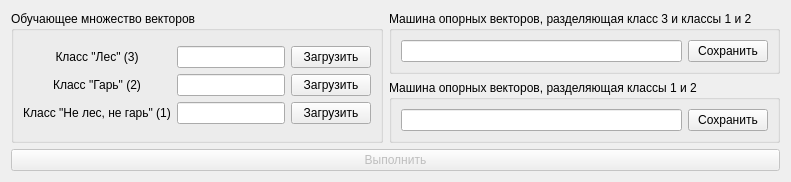
       <widget class="QWidget" name="tab_3">
        <attribute name="title">
         <string>Обучение классификатора</string>
        </attribute>
        <layout class="QGridLayout" name="gridLayout_17">
         <item row="0" column="0">
          <layout class="QVBoxLayout" name="verticalLayout_30">
           <item>
            <layout class="QHBoxLayout" name="horizontalLayout_25">
             <item>
              <layout class="QVBoxLayout" name="verticalLayout_29">
               <item>
                <widget class="QGroupBox" name="groupBox_5">
                 <property name="title">
                  <string>Обучающее множество векторов</string>
                 </property>
                 <layout class="QGridLayout" name="gridLayout_7">
                  <item row="0" column="0">
                   <layout class="QHBoxLayout" name="horizontalLayout_12">
                    <item>
                     <layout class="QVBoxLayout" name="verticalLayout_11">
                      <item>
                       <widget class="QLabel" name="label_8">
                        <property name="text">
                         <string>Класс &quot;Лес&quot; (3)</string>
                        </property>
                        <property name="alignment">
                         <set>Qt::AlignCenter</set>
                        </property>
                       </widget>
                      </item>
                      <item>
                       <widget class="QLabel" name="label_9">
                        <property name="text">
                         <string>Класс &quot;Гарь&quot; (2)</string>
                        </property>
                        <property name="alignment">
                         <set>Qt::AlignCenter</set>
                        </property>
                       </widget>
                      </item>
                      <item>
                       <widget class="QLabel" name="label_10">
                        <property name="text">
                         <string>Класс &quot;Не лес, не гарь&quot; (1)</string>
                        </property>
                        <property name="alignment">
                         <set>Qt::AlignCenter</set>
                        </property>
                       </widget>
                      </item>
                     </layout>
                    </item>
                    <item>
                     <layout class="QVBoxLayout" name="verticalLayout_12">
                      <item>
                       <layout class="QHBoxLayout" name="horizontalLayout_13">
                        <item>
                         <widget class="QLineEdit" name="c3_2">
                          <property name="focusPolicy">
                           <enum>Qt::NoFocus</enum>
                          </property>
                          <property name="readOnly">
                           <bool>true</bool>
                          </property>
                         </widget>
                        </item>
                        <item>
                         <widget class="QPushButton" name="c3_2_load">
                          <property name="text">
                           <string>Загрузить</string>
                          </property>
                         </widget>
                        </item>
                       </layout>
                      </item>
                      <item>
                       <layout class="QHBoxLayout" name="horizontalLayout_14">
                        <item>
                         <widget class="QLineEdit" name="c2_2">
                          <property name="focusPolicy">
                           <enum>Qt::NoFocus</enum>
                          </property>
                          <property name="readOnly">
                           <bool>true</bool>
                          </property>
                         </widget>
                        </item>
                        <item>
                         <widget class="QPushButton" name="c2_2_load">
                          <property name="text">
                           <string>Загрузить</string>
                          </property>
                         </widget>
                        </item>
                       </layout>
                      </item>
                      <item>
                       <layout class="QHBoxLayout" name="horizontalLayout_15">
                        <item>
                         <widget class="QLineEdit" name="c1_2">
                          <property name="focusPolicy">
                           <enum>Qt::NoFocus</enum>
                          </property>
                          <property name="readOnly">
                           <bool>true</bool>
                          </property>
                         </widget>
                        </item>
                        <item>
                         <widget class="QPushButton" name="c1_2_load">
                          <property name="text">
                           <string>Загрузить</string>
                          </property>
                         </widget>
                        </item>
                       </layout>
                      </item>
                     </layout>
                    </item>
                   </layout>
                  </item>
                 </layout>
                </widget>
               </item>
              </layout>
             </item>
             <item>
              <layout class="QVBoxLayout" name="verticalLayout_19">
               <item>
                <widget class="QGroupBox" name="groupBox_6">
                 <property name="title">
                  <string>Машина опорных векторов, разделяющая класс 3 и классы 1 и 2</string>
                 </property>
                 <layout class="QGridLayout" name="gridLayout_9">
                  <item row="0" column="0">
                   <layout class="QHBoxLayout" name="horizontalLayout_18">
                    <item>
                     <widget class="QLineEdit" name="svm_123_2">
                      <property name="focusPolicy">
                       <enum>Qt::NoFocus</enum>
                      </property>
                      <property name="readOnly">
                       <bool>true</bool>
                      </property>
                     </widget>
                    </item>
                    <item>
                     <widget class="QPushButton" name="svm_123_2_save">
                      <property name="text">
                       <string>Сохранить</string>
                      </property>
                     </widget>
                    </item>
                   </layout>
                  </item>
                 </layout>
                </widget>
               </item>
               <item>
                <widget class="QGroupBox" name="groupBox_8">
                 <property name="title">
                  <string>Машина опорных векторов, разделяющая классы 1 и 2</string>
                 </property>
                 <layout class="QGridLayout" name="gridLayout_8">
                  <item row="0" column="0">
                   <layout class="QHBoxLayout" name="horizontalLayout_16">
                    <item>
                     <widget class="QLineEdit" name="svm_12_2">
                      <property name="focusPolicy">
                       <enum>Qt::NoFocus</enum>
                      </property>
                      <property name="readOnly">
                       <bool>true</bool>
                      </property>
                     </widget>
                    </item>
                    <item>
                     <widget class="QPushButton" name="svm_12_2_save">
                      <property name="text">
                       <string>Сохранить</string>
                      </property>
                     </widget>
                    </item>
                   </layout>
                  </item>
                 </layout>
                </widget>
               </item>
              </layout>
             </item>
            </layout>
           </item>
           <item>
            <widget class="QPushButton" name="op_2">
             <property name="enabled">
              <bool>false</bool>
             </property>
             <property name="text">
              <string>Выполнить</string>
             </property>
            </widget>
           </item>
          </layout>
         </item>
        </layout>
       </widget>
